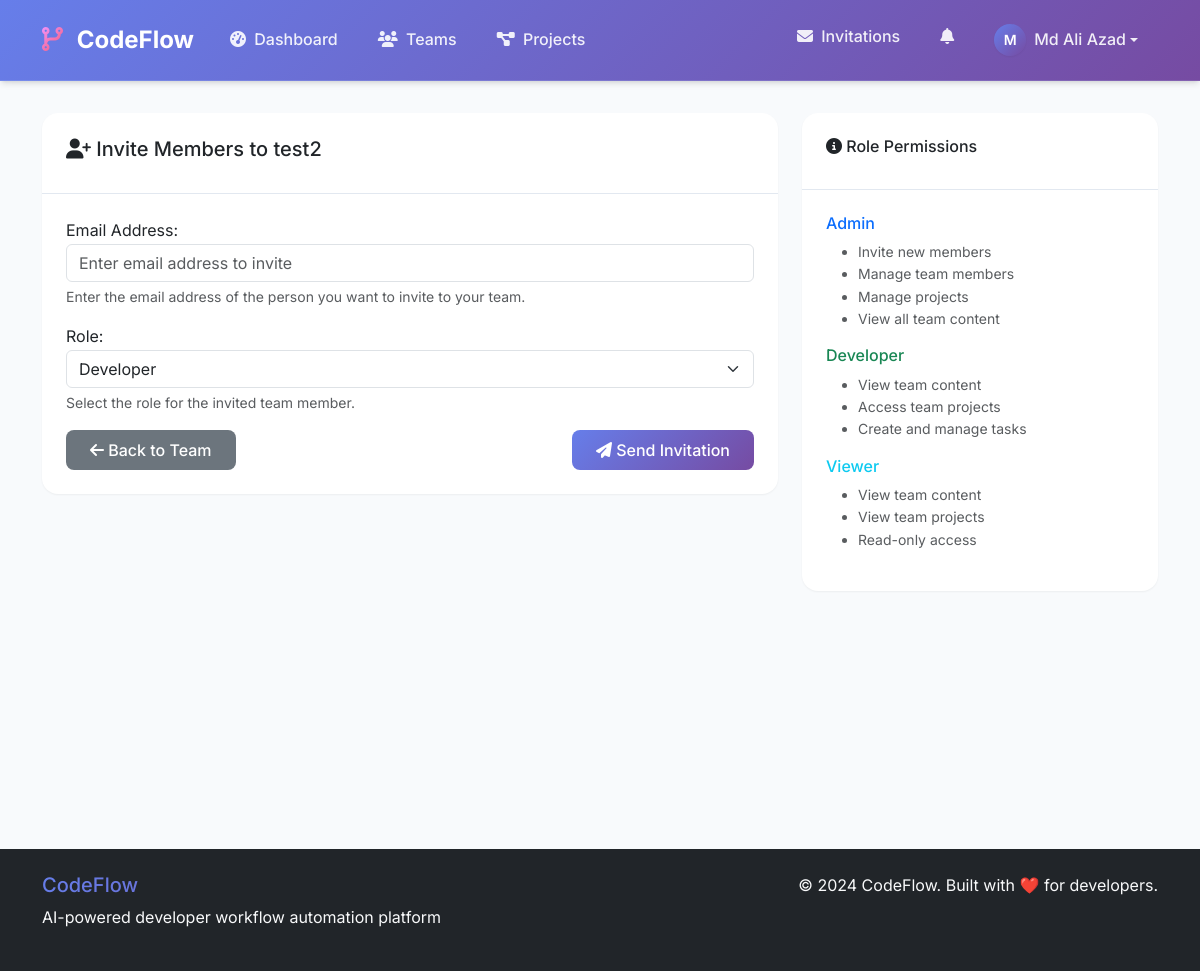
Page /teams/3/invite/ (signed in) on the earlier database version.
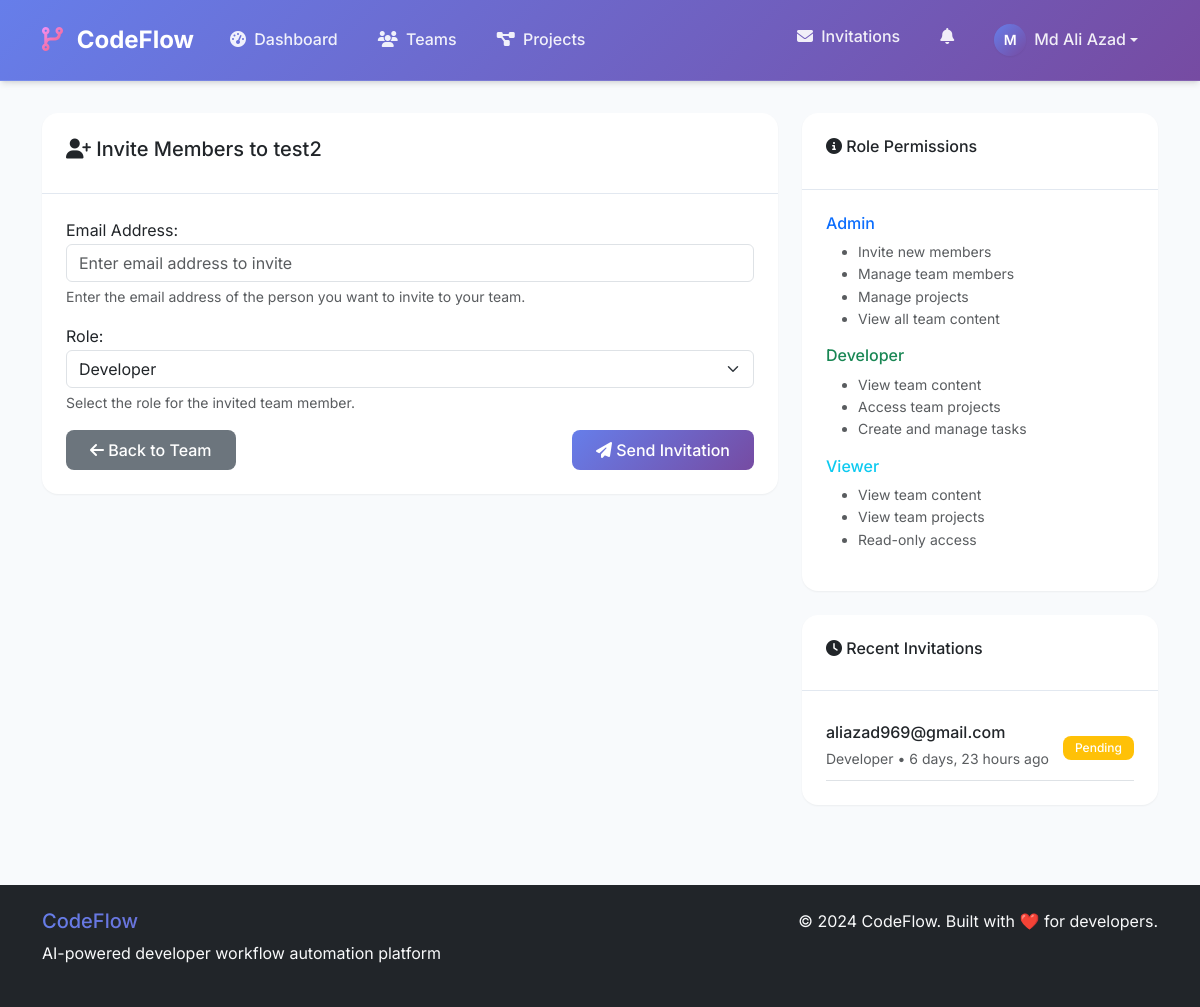
Same page on the later database version.
### core/models.py (models this page shows, shortened)
class TeamInvitation(models.Model):
    STATUS_CHOICES = [
        ('pending', 'Pending'),
        ('accepted', 'Accepted'),
        ('declined', 'Declined'),
        ('expired', 'Expired'),
    ]
    team = models.ForeignKey(Team, on_delete=models.CASCADE, related_name='invitations')
    invited_by = models.ForeignKey(User, on_delete=models.CASCADE, related_name='sent_invitations')
    invited_user = models.ForeignKey(User, on_delete=models.CASCADE, null=True, blank=True, related_name='received_invitations')
    email = models.EmailField()
    role = models.CharField(max_length=20, choices=Membership.ROLE_CHOICES, default='Developer')
    status = models.CharField(max_length=20, choices=STATUS_CHOICES, default='pending')
    token = models.UUIDField(default=uuid.uuid4, unique=True)
    expires_at = models.DateTimeField()
    created_at = models.DateTimeField(auto_now_add=True)
    class Meta:
        unique_together = ('team', 'email', 'status')
        indexes = [
            models.Index(fields=['token']),
            models.Index(fields=['email', 'status']),
            models.Index(fields=['expires_at']),
        ]

### core/views.py (the view)
# urls.py: path('teams/<int:team_id>/invite/', views.team_invite_view, name='team_invite'),
@login_required
@require_team_permission('invite_members')
def team_invite_view(request, team_id, team=None):
    if request.method == 'POST':
        form = TeamInviteForm(request.POST, team=team)
        if form.is_valid():
            try:
                invitation = InvitationService.send_invitation(
                    team=team,
                    inviter=request.user,
                    email=form.cleaned_data['email'],
                    role=form.cleaned_data['role']
                )
                messages.success(
                    request,
                    f"Invitation sent to {form.cleaned_data['email']} successfully!"
                )
                return redirect('team_detail', team_id=team.id)
            except (ValueError, PermissionError) as e:
                messages.error(request, str(e))
            except Exception as e:
                messages.error(request, "An error occurred while sending the invitation. Please try again.")
    else:
        form = TeamInviteForm(team=team)
    sent_invitations = InvitationService.get_sent_invitations(request.user, team)
    return render(request, 'team_invite.html', {
        'form': form,
        'team': team,
        'sent_invitations': sent_invitations
    })

### core/forms.py (shortened to what this page needs)
class TeamInviteForm(forms.Form):
    email = forms.EmailField(
        label="Email Address",
        widget=forms.EmailInput(attrs={
            'class': 'form-control',
            'placeholder': 'Enter email address to invite'
        }),
        help_text="Enter the email address of the person you want to invite to your team."
    )
    role = forms.ChoiceField(
        choices=Membership.ROLE_CHOICES,
        initial='Developer',
        widget=forms.Select(attrs={'class': 'form-select'}),
        help_text="Select the role for the invited team member."
    )
    def __init__(self, *args, **kwargs):
        self.team = kwargs.pop('team', None)
        super().__init__(*args, **kwargs)

### core/services.py (called while the page is built, shortened)
    @staticmethod
    def get_sent_invitations(user, team=None):
        queryset = TeamInvitation.objects.filter(
            invited_by=user
        ).select_related('team', 'invited_user')
        if team:
            queryset = queryset.filter(team=team)
        return queryset.order_by('-created_at')

    @staticmethod
    def has_permission(user, team, permission):
        if team.owner == user:
            return True

### core/templates/team_invite.html (shortened to what this page needs)
{% extends 'base.html' %}
{% block content %}
<div class="row">
    <div class="col-md-8">
        <div class="card">
            <div class="card-header">
                <h5><i class="fas fa-user-plus"></i> Invite Members to {{ team.name }}</h5>
            </div>
            <div class="card-body">
                <form method="post">
                    <div class="mb-3">
                        {{ form.email.label_tag }}
                        {{ form.email }}
                        {% if form.email.help_text %}
                            <div class="form-text">{{ form.email.help_text }}</div>
                        {% endif %}
                    </div>
                    <div class="mb-3">
                        {{ form.role.label_tag }}
                        {{ form.role }}
                        {% if form.role.help_text %}
                            <div class="form-text">{{ form.role.help_text }}</div>
                        {% endif %}
                    </div>
                    <div class="d-flex justify-content-between">
                        <a href="{% url 'team_detail' team.id %}" class="btn btn-secondary">
                            <i class="fas fa-arrow-left"></i> Back to Team
                        </a>
                        <button type="submit" class="btn btn-primary">
                            <i class="fas fa-paper-plane"></i> Send Invitation
                        </button>
                    </div>
                </form>
            </div>
        </div>
    </div>
    <div class="col-md-4">
        <div class="card mb-4">
            <div class="card-header">
                <h6><i class="fas fa-info-circle"></i> Role Permissions</h6>
            </div>
            <div class="card-body">
                <div class="mb-3">
                    <h6 class="text-primary">Admin</h6>
                    <ul class="small text-muted">
                        <li>Invite new members</li>
                        <li>Manage team members</li>
                        <li>Manage projects</li>
                        <li>View all team content</li>
                    </ul>
                </div>
                <div class="mb-3">
                    <h6 class="text-success">Developer</h6>
                    <ul class="small text-muted">
                        <li>View team content</li>
                        <li>Access team projects</li>
                        <li>Create and manage tasks</li>
                    </ul>
                </div>
                <div class="mb-3">
                    <h6 class="text-info">Viewer</h6>
                    <ul class="small text-muted">
                        <li>View team content</li>
                        <li>View team projects</li>
                        <li>Read-only access</li>
                    </ul>
                </div>
            </div>
        </div>
        {% if sent_invitations %}
        <div class="card">
            <div class="card-header">
                <h6><i class="fas fa-clock"></i> Recent Invitations</h6>
            </div>
            <div class="card-body">
                {% for invitation in sent_invitations %}
                <div class="d-flex justify-content-between align-items-center border-bottom py-2">
                    <div>
                        <h6 class="mb-1">{{ invitation.email }}</h6>
                        <small class="text-muted">{{ invitation.role }} • {{ invitation.created_at|timesince }} ago</small>
                    </div>
                    <span class="badge bg-{% if invitation.status == 'pending' %}warning{% elif invitation.status == 'accepted' %}success{% elif invitation.status == 'declined' %}danger{% else %}secondary{% endif %}">
                        {{ invitation.get_status_display }}
                    </span>
                </div>
                {% endfor %}
            </div>
        </div>
        {% endif %}
    </div>
</div>
{% endblock %}

Differences in the rows shown:
added TeamInvitation: email "aliazad969@gmail.com", role "Developer", created_at "6 days, 23 hours", status "Pending"
Other differences:
text now shown: "Recent Invitations"
